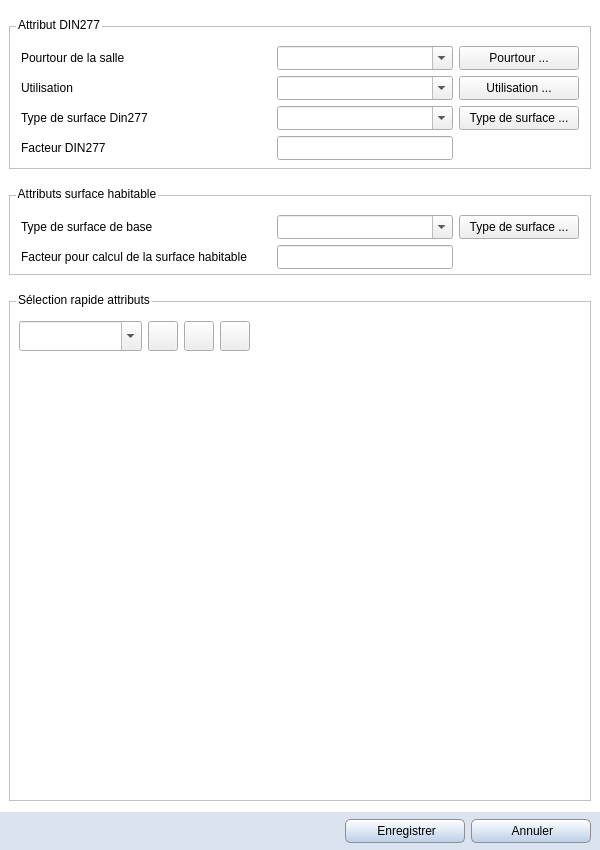
<?xml version="1.0" encoding="UTF-8"?>
<ui version="4.0">
 <class>Room</class>
 <widget class="QWidget" name="Room">
  <property name="windowModality">
   <enum>Qt::ApplicationModal</enum>
  </property>
  <property name="geometry">
   <rect>
    <x>0</x>
    <y>0</y>
    <width>600</width>
    <height>850</height>
   </rect>
  </property>
  <property name="minimumSize">
   <size>
    <width>600</width>
    <height>850</height>
   </size>
  </property>
  <property name="maximumSize">
   <size>
    <width>600</width>
    <height>850</height>
   </size>
  </property>
  <property name="windowTitle">
   <string>Pièce</string>
  </property>
  <property name="windowIcon">
   <iconset resource="../icones/icons.qrc">
    <normaloff>:/Images/room.svg</normaloff>:/Images/room.svg</iconset>
  </property>
  <property name="styleSheet">
   <string notr="true">QWidget#Room {background:#FFFFFF}</string>
  </property>
  <layout class="QGridLayout" name="gridLayout_3">
   <property name="leftMargin">
    <number>0</number>
   </property>
   <property name="rightMargin">
    <number>0</number>
   </property>
   <property name="bottomMargin">
    <number>0</number>
   </property>
   <property name="horizontalSpacing">
    <number>0</number>
   </property>
   <item row="0" column="0">
    <spacer name="horizontalSpacer">
     <property name="orientation">
      <enum>Qt::Horizontal</enum>
     </property>
     <property name="sizeType">
      <enum>QSizePolicy::Fixed</enum>
     </property>
     <property name="sizeHint" stdset="0">
      <size>
       <width>9</width>
       <height>20</height>
      </size>
     </property>
    </spacer>
   </item>
   <item row="0" column="3">
    <spacer name="horizontalSpacer_3">
     <property name="orientation">
      <enum>Qt::Horizontal</enum>
     </property>
     <property name="sizeType">
      <enum>QSizePolicy::Fixed</enum>
     </property>
     <property name="sizeHint" stdset="0">
      <size>
       <width>9</width>
       <height>20</height>
      </size>
     </property>
    </spacer>
   </item>
   <item row="3" column="0" colspan="4">
    <widget class="QWidget" name="fond" native="true">
     <property name="minimumSize">
      <size>
       <width>0</width>
       <height>38</height>
      </size>
     </property>
     <property name="maximumSize">
      <size>
       <width>16777215</width>
       <height>38</height>
      </size>
     </property>
     <property name="styleSheet">
      <string notr="true">QWidget#fond{background: #DBE4EE}</string>
     </property>
     <layout class="QHBoxLayout" name="horizontalLayout_2">
      <property name="topMargin">
       <number>0</number>
      </property>
      <property name="bottomMargin">
       <number>0</number>
      </property>
      <item>
       <spacer name="horizontalSpacer_2">
        <property name="orientation">
         <enum>Qt::Horizontal</enum>
        </property>
        <property name="sizeHint" stdset="0">
         <size>
          <width>40</width>
          <height>20</height>
         </size>
        </property>
       </spacer>
      </item>
      <item>
       <widget class="QPushButton" name="bt_enregistrer">
        <property name="minimumSize">
         <size>
          <width>120</width>
          <height>24</height>
         </size>
        </property>
        <property name="maximumSize">
         <size>
          <width>16777215</width>
          <height>24</height>
         </size>
        </property>
        <property name="font">
         <font>
          <family>Segoe UI</family>
          <pointsize>9</pointsize>
         </font>
        </property>
        <property name="styleSheet">
         <string notr="true">QPushButton{border: 1px solid #8f8f91; border-radius: 5px ; padding-right: 10px; padding-left: 10px; background-color: qlineargradient(spread:pad, x1:0, y1:0, x2:0, y2:1, stop:0 #FFFFFF, stop:1 #BAD0E7); }
QPushButton:hover{background-color: qlineargradient(spread:pad, x1:0, y1:0, x2:0, y2:1, stop:0 #F8F8F8, stop:1 #8FADCC); }
QPushButton:pressed{background-color: qlineargradient(spread:pad, x1:0, y1:0, x2:0, y2:1, stop:0 #8FADCC, stop:1 #F8F8F8); }</string>
        </property>
        <property name="text">
         <string> Enregistrer</string>
        </property>
        <property name="iconSize">
         <size>
          <width>18</width>
          <height>18</height>
         </size>
        </property>
       </widget>
      </item>
      <item>
       <widget class="QPushButton" name="bt_quitter">
        <property name="minimumSize">
         <size>
          <width>120</width>
          <height>24</height>
         </size>
        </property>
        <property name="maximumSize">
         <size>
          <width>16777215</width>
          <height>24</height>
         </size>
        </property>
        <property name="font">
         <font>
          <family>Segoe UI</family>
          <pointsize>9</pointsize>
         </font>
        </property>
        <property name="styleSheet">
         <string notr="true">QPushButton{border: 1px solid #8f8f91; border-radius: 5px ; padding-right: 10px; padding-left: 10px; background-color: qlineargradient(spread:pad, x1:0, y1:0, x2:0, y2:1, stop:0 #FFFFFF, stop:1 #BAD0E7); }
QPushButton:hover{background-color: qlineargradient(spread:pad, x1:0, y1:0, x2:0, y2:1, stop:0 #F8F8F8, stop:1 #8FADCC); }
QPushButton:pressed{background-color: qlineargradient(spread:pad, x1:0, y1:0, x2:0, y2:1, stop:0 #8FADCC, stop:1 #F8F8F8); }</string>
        </property>
        <property name="text">
         <string> Annuler</string>
        </property>
        <property name="iconSize">
         <size>
          <width>18</width>
          <height>18</height>
         </size>
        </property>
       </widget>
      </item>
     </layout>
    </widget>
   </item>
   <item row="1" column="1" colspan="2">
    <widget class="QGroupBox" name="sh">
     <property name="minimumSize">
      <size>
       <width>0</width>
       <height>100</height>
      </size>
     </property>
     <property name="maximumSize">
      <size>
       <width>16777215</width>
       <height>100</height>
      </size>
     </property>
     <property name="font">
      <font>
       <family>Segoe UI</family>
       <pointsize>9</pointsize>
      </font>
     </property>
     <property name="styleSheet">
      <string notr="true">QGroupBox {border: 1px solid silver; margin: 15px 0px 5px 0; }  
QGroupBox::title {subcontrol-origin: margin; left: 7px; padding: 7px 0px 10px 0px; }</string>
     </property>
     <property name="title">
      <string>Attributs surface habitable</string>
     </property>
     <layout class="QGridLayout" name="gridLayout_2">
      <property name="topMargin">
       <number>15</number>
      </property>
      <item row="0" column="2">
       <widget class="QPushButton" name="bt_233">
        <property name="minimumSize">
         <size>
          <width>120</width>
          <height>24</height>
         </size>
        </property>
        <property name="font">
         <font>
          <family>Segoe UI</family>
          <pointsize>9</pointsize>
         </font>
        </property>
        <property name="styleSheet">
         <string notr="true">QPushButton:hover{
background-color: qlineargradient(spread:pad, x1:0, y1:0, x2:0, y2:1, stop:0 rgba(255, 255, 255, 255), stop:1 rgba(227, 236, 246, 255));
border: 1px solid rgb(192, 192, 192)
}

QPushButton:pressed{
background-color: qlineargradient(spread:pad, x1:0, y1:0, x2:0, y2:1, stop:0 rgba(227, 236, 246, 255), stop:1 rgba(255, 255, 255, 255));
border: 1px solid rgb(192, 192, 192)
}</string>
        </property>
        <property name="text">
         <string>Type de surface ...</string>
        </property>
       </widget>
      </item>
      <item row="0" column="0">
       <widget class="QLabel" name="titre_233">
        <property name="minimumSize">
         <size>
          <width>250</width>
          <height>24</height>
         </size>
        </property>
        <property name="maximumSize">
         <size>
          <width>250</width>
          <height>16777215</height>
         </size>
        </property>
        <property name="font">
         <font>
          <family>Segoe UI</family>
          <pointsize>9</pointsize>
         </font>
        </property>
        <property name="toolTip">
         <string>Attribut 233</string>
        </property>
        <property name="text">
         <string>Type de surface de base</string>
        </property>
       </widget>
      </item>
      <item row="0" column="1">
       <widget class="QComboBox" name="valeur_233">
        <property name="minimumSize">
         <size>
          <width>0</width>
          <height>24</height>
         </size>
        </property>
        <property name="maximumSize">
         <size>
          <width>16777215</width>
          <height>16777215</height>
         </size>
        </property>
        <property name="font">
         <font>
          <family>Segoe UI</family>
          <pointsize>10</pointsize>
         </font>
        </property>
        <property name="focusPolicy">
         <enum>Qt::StrongFocus</enum>
        </property>
        <property name="editable">
         <bool>true</bool>
        </property>
        <property name="sizeAdjustPolicy">
         <enum>QComboBox::AdjustToMinimumContentsLengthWithIcon</enum>
        </property>
       </widget>
      </item>
      <item row="1" column="0">
       <widget class="QLabel" name="titre_264">
        <property name="minimumSize">
         <size>
          <width>250</width>
          <height>24</height>
         </size>
        </property>
        <property name="maximumSize">
         <size>
          <width>250</width>
          <height>16777215</height>
         </size>
        </property>
        <property name="font">
         <font>
          <family>Segoe UI</family>
          <pointsize>9</pointsize>
         </font>
        </property>
        <property name="toolTip">
         <string>attribut 264</string>
        </property>
        <property name="text">
         <string>Facteur pour calcul de la surface habitable</string>
        </property>
       </widget>
      </item>
      <item row="1" column="1">
       <widget class="QLineEdit" name="valeur_264">
        <property name="minimumSize">
         <size>
          <width>0</width>
          <height>24</height>
         </size>
        </property>
        <property name="font">
         <font>
          <family>Segoe UI</family>
          <pointsize>9</pointsize>
         </font>
        </property>
       </widget>
      </item>
     </layout>
    </widget>
   </item>
   <item row="0" column="1" colspan="2">
    <widget class="QGroupBox" name="din277">
     <property name="minimumSize">
      <size>
       <width>0</width>
       <height>163</height>
      </size>
     </property>
     <property name="maximumSize">
      <size>
       <width>16777215</width>
       <height>163</height>
      </size>
     </property>
     <property name="font">
      <font>
       <family>Segoe UI</family>
       <pointsize>9</pointsize>
      </font>
     </property>
     <property name="styleSheet">
      <string notr="true">QGroupBox {border: 1px solid silver; margin: 15px 0px 5px 0; }  
QGroupBox::title {subcontrol-origin: margin; left: 7px; padding: 7px 0px 10px 0px; }</string>
     </property>
     <property name="title">
      <string>Attribut DIN277</string>
     </property>
     <layout class="QGridLayout" name="gridLayout">
      <property name="topMargin">
       <number>15</number>
      </property>
      <item row="3" column="1">
       <widget class="QLineEdit" name="valeur_266">
        <property name="minimumSize">
         <size>
          <width>0</width>
          <height>24</height>
         </size>
        </property>
        <property name="maximumSize">
         <size>
          <width>16777215</width>
          <height>24</height>
         </size>
        </property>
        <property name="font">
         <font>
          <family>Segoe UI</family>
          <pointsize>10</pointsize>
         </font>
        </property>
       </widget>
      </item>
      <item row="1" column="1">
       <widget class="QComboBox" name="valeur_235">
        <property name="minimumSize">
         <size>
          <width>0</width>
          <height>24</height>
         </size>
        </property>
        <property name="maximumSize">
         <size>
          <width>16777215</width>
          <height>24</height>
         </size>
        </property>
        <property name="font">
         <font>
          <family>Segoe UI</family>
          <pointsize>10</pointsize>
         </font>
        </property>
        <property name="focusPolicy">
         <enum>Qt::StrongFocus</enum>
        </property>
        <property name="editable">
         <bool>true</bool>
        </property>
        <property name="sizeAdjustPolicy">
         <enum>QComboBox::AdjustToMinimumContentsLengthWithIcon</enum>
        </property>
       </widget>
      </item>
      <item row="0" column="1">
       <widget class="QComboBox" name="valeur_231">
        <property name="minimumSize">
         <size>
          <width>0</width>
          <height>24</height>
         </size>
        </property>
        <property name="maximumSize">
         <size>
          <width>16777215</width>
          <height>24</height>
         </size>
        </property>
        <property name="font">
         <font>
          <family>Segoe UI</family>
          <pointsize>10</pointsize>
         </font>
        </property>
        <property name="focusPolicy">
         <enum>Qt::StrongFocus</enum>
        </property>
        <property name="editable">
         <bool>true</bool>
        </property>
        <property name="sizeAdjustPolicy">
         <enum>QComboBox::AdjustToMinimumContentsLengthWithIcon</enum>
        </property>
       </widget>
      </item>
      <item row="1" column="0">
       <widget class="QLabel" name="titre_235">
        <property name="minimumSize">
         <size>
          <width>250</width>
          <height>0</height>
         </size>
        </property>
        <property name="maximumSize">
         <size>
          <width>250</width>
          <height>16777215</height>
         </size>
        </property>
        <property name="font">
         <font>
          <family>Segoe UI</family>
          <pointsize>9</pointsize>
         </font>
        </property>
        <property name="toolTip">
         <string>Attribut 235</string>
        </property>
        <property name="text">
         <string>Utilisation</string>
        </property>
       </widget>
      </item>
      <item row="0" column="2">
       <widget class="QPushButton" name="bt_231">
        <property name="minimumSize">
         <size>
          <width>120</width>
          <height>24</height>
         </size>
        </property>
        <property name="maximumSize">
         <size>
          <width>16777215</width>
          <height>24</height>
         </size>
        </property>
        <property name="font">
         <font>
          <family>Segoe UI</family>
          <pointsize>9</pointsize>
         </font>
        </property>
        <property name="styleSheet">
         <string notr="true">QPushButton:hover{
background-color: qlineargradient(spread:pad, x1:0, y1:0, x2:0, y2:1, stop:0 rgba(255, 255, 255, 255), stop:1 rgba(227, 236, 246, 255));
border: 1px solid rgb(192, 192, 192)
}

QPushButton:pressed{
background-color: qlineargradient(spread:pad, x1:0, y1:0, x2:0, y2:1, stop:0 rgba(227, 236, 246, 255), stop:1 rgba(255, 255, 255, 255));
border: 1px solid rgb(192, 192, 192)
}</string>
        </property>
        <property name="text">
         <string>Pourtour ...</string>
        </property>
       </widget>
      </item>
      <item row="1" column="2">
       <widget class="QPushButton" name="bt_235">
        <property name="minimumSize">
         <size>
          <width>120</width>
          <height>24</height>
         </size>
        </property>
        <property name="maximumSize">
         <size>
          <width>16777215</width>
          <height>24</height>
         </size>
        </property>
        <property name="font">
         <font>
          <family>Segoe UI</family>
          <pointsize>9</pointsize>
         </font>
        </property>
        <property name="styleSheet">
         <string notr="true">QPushButton:hover{
background-color: qlineargradient(spread:pad, x1:0, y1:0, x2:0, y2:1, stop:0 rgba(255, 255, 255, 255), stop:1 rgba(227, 236, 246, 255));
border: 1px solid rgb(192, 192, 192)
}

QPushButton:pressed{
background-color: qlineargradient(spread:pad, x1:0, y1:0, x2:0, y2:1, stop:0 rgba(227, 236, 246, 255), stop:1 rgba(255, 255, 255, 255));
border: 1px solid rgb(192, 192, 192)
}</string>
        </property>
        <property name="text">
         <string>Utilisation ...</string>
        </property>
       </widget>
      </item>
      <item row="2" column="0">
       <widget class="QLabel" name="titre_232">
        <property name="minimumSize">
         <size>
          <width>250</width>
          <height>24</height>
         </size>
        </property>
        <property name="maximumSize">
         <size>
          <width>250</width>
          <height>24</height>
         </size>
        </property>
        <property name="font">
         <font>
          <family>Segoe UI</family>
          <pointsize>9</pointsize>
         </font>
        </property>
        <property name="toolTip">
         <string>Attribut 232</string>
        </property>
        <property name="text">
         <string>Type de surface Din277</string>
        </property>
       </widget>
      </item>
      <item row="2" column="2">
       <widget class="QPushButton" name="bt_232">
        <property name="minimumSize">
         <size>
          <width>120</width>
          <height>24</height>
         </size>
        </property>
        <property name="maximumSize">
         <size>
          <width>16777215</width>
          <height>24</height>
         </size>
        </property>
        <property name="font">
         <font>
          <family>Segoe UI</family>
          <pointsize>9</pointsize>
         </font>
        </property>
        <property name="styleSheet">
         <string notr="true">QPushButton:hover{
background-color: qlineargradient(spread:pad, x1:0, y1:0, x2:0, y2:1, stop:0 rgba(255, 255, 255, 255), stop:1 rgba(227, 236, 246, 255));
border: 1px solid rgb(192, 192, 192)
}

QPushButton:pressed{
background-color: qlineargradient(spread:pad, x1:0, y1:0, x2:0, y2:1, stop:0 rgba(227, 236, 246, 255), stop:1 rgba(255, 255, 255, 255));
border: 1px solid rgb(192, 192, 192)
}</string>
        </property>
        <property name="text">
         <string>Type de surface ...</string>
        </property>
       </widget>
      </item>
      <item row="3" column="0">
       <widget class="QLabel" name="titre_266">
        <property name="minimumSize">
         <size>
          <width>250</width>
          <height>24</height>
         </size>
        </property>
        <property name="maximumSize">
         <size>
          <width>250</width>
          <height>24</height>
         </size>
        </property>
        <property name="font">
         <font>
          <family>Segoe UI</family>
          <pointsize>9</pointsize>
         </font>
        </property>
        <property name="toolTip">
         <string>Attribut 266</string>
        </property>
        <property name="text">
         <string>Facteur DIN277</string>
        </property>
       </widget>
      </item>
      <item row="2" column="1">
       <widget class="QComboBox" name="valeur_232">
        <property name="minimumSize">
         <size>
          <width>0</width>
          <height>24</height>
         </size>
        </property>
        <property name="maximumSize">
         <size>
          <width>16777215</width>
          <height>24</height>
         </size>
        </property>
        <property name="font">
         <font>
          <family>Segoe UI</family>
          <pointsize>10</pointsize>
         </font>
        </property>
        <property name="focusPolicy">
         <enum>Qt::StrongFocus</enum>
        </property>
        <property name="editable">
         <bool>true</bool>
        </property>
        <property name="sizeAdjustPolicy">
         <enum>QComboBox::AdjustToMinimumContentsLengthWithIcon</enum>
        </property>
       </widget>
      </item>
      <item row="0" column="0">
       <widget class="QLabel" name="titre_231">
        <property name="minimumSize">
         <size>
          <width>250</width>
          <height>24</height>
         </size>
        </property>
        <property name="maximumSize">
         <size>
          <width>250</width>
          <height>24</height>
         </size>
        </property>
        <property name="font">
         <font>
          <family>Segoe UI</family>
          <pointsize>9</pointsize>
         </font>
        </property>
        <property name="toolTip">
         <string>Attribut 231</string>
        </property>
        <property name="text">
         <string>Pourtour de la salle</string>
        </property>
       </widget>
      </item>
     </layout>
    </widget>
   </item>
   <item row="2" column="1" colspan="2">
    <widget class="QGroupBox" name="selection">
     <property name="font">
      <font>
       <family>Segoe UI</family>
       <pointsize>9</pointsize>
      </font>
     </property>
     <property name="styleSheet">
      <string notr="true">QGroupBox {background-image: url(:/Images/room_schema.png) ;border: 1px solid silver; margin: 15px 0px 5px 0; }  
QGroupBox::title {subcontrol-origin: margin; left: 7px; padding: 7px 0px 10px 0px; }</string>
     </property>
     <property name="title">
      <string>Sélection rapide attributs</string>
     </property>
     <widget class="QPushButton" name="bt_hall">
      <property name="geometry">
       <rect>
        <x>380</x>
        <y>350</y>
        <width>101</width>
        <height>71</height>
       </rect>
      </property>
      <property name="font">
       <font>
        <pointsize>10</pointsize>
        <weight>50</weight>
        <bold>false</bold>
       </font>
      </property>
      <property name="styleSheet">
       <string notr="true">QPushButton:pressed { border: none; }</string>
      </property>
      <property name="flat">
       <bool>true</bool>
      </property>
     </widget>
     <widget class="QPushButton" name="bt_aeration">
      <property name="geometry">
       <rect>
        <x>380</x>
        <y>430</y>
        <width>101</width>
        <height>71</height>
       </rect>
      </property>
      <property name="font">
       <font>
        <pointsize>10</pointsize>
       </font>
      </property>
      <property name="styleSheet">
       <string notr="true">QPushButton:pressed { border: none }</string>
      </property>
      <property name="flat">
       <bool>true</bool>
      </property>
     </widget>
     <widget class="QPushButton" name="bt_balcon_2">
      <property name="geometry">
       <rect>
        <x>40</x>
        <y>270</y>
        <width>91</width>
        <height>71</height>
       </rect>
      </property>
      <property name="font">
       <font>
        <pointsize>10</pointsize>
        <weight>50</weight>
        <bold>false</bold>
       </font>
      </property>
      <property name="styleSheet">
       <string notr="true">QPushButton:pressed { border: none; }</string>
      </property>
      <property name="flat">
       <bool>true</bool>
      </property>
     </widget>
     <widget class="QPushButton" name="bt_couloir">
      <property name="geometry">
       <rect>
        <x>130</x>
        <y>350</y>
        <width>241</width>
        <height>71</height>
       </rect>
      </property>
      <property name="font">
       <font>
        <pointsize>10</pointsize>
        <weight>50</weight>
        <bold>false</bold>
       </font>
      </property>
      <property name="styleSheet">
       <string notr="true">QPushButton:pressed { border: none; }</string>
      </property>
      <property name="flat">
       <bool>true</bool>
      </property>
     </widget>
     <widget class="QPushButton" name="bt_sejour">
      <property name="geometry">
       <rect>
        <x>130</x>
        <y>190</y>
        <width>241</width>
        <height>71</height>
       </rect>
      </property>
      <property name="font">
       <font>
        <pointsize>10</pointsize>
        <weight>50</weight>
        <bold>false</bold>
       </font>
      </property>
      <property name="autoFillBackground">
       <bool>false</bool>
      </property>
      <property name="styleSheet">
       <string notr="true">QPushButton:pressed { border: none; }</string>
      </property>
      <property name="flat">
       <bool>true</bool>
      </property>
     </widget>
     <widget class="QPushButton" name="bt_bain">
      <property name="geometry">
       <rect>
        <x>170</x>
        <y>100</y>
        <width>91</width>
        <height>81</height>
       </rect>
      </property>
      <property name="font">
       <font>
        <pointsize>10</pointsize>
        <weight>50</weight>
        <bold>false</bold>
       </font>
      </property>
      <property name="styleSheet">
       <string notr="true">QPushButton {padding-top: 41px; padding-right: 10px; text-align: right }
QPushButton:pressed { border: none; padding-right: 11px }</string>
      </property>
      <property name="text">
       <string/>
      </property>
      <property name="flat">
       <bool>true</bool>
      </property>
     </widget>
     <widget class="QPushButton" name="bt_debarras">
      <property name="geometry">
       <rect>
        <x>270</x>
        <y>80</y>
        <width>101</width>
        <height>101</height>
       </rect>
      </property>
      <property name="font">
       <font>
        <pointsize>10</pointsize>
        <weight>50</weight>
        <bold>false</bold>
       </font>
      </property>
      <property name="styleSheet">
       <string notr="true">QPushButton {padding-top: 61px; }
QPushButton:pressed { border: none; }</string>
      </property>
      <property name="text">
       <string/>
      </property>
      <property name="flat">
       <bool>true</bool>
      </property>
     </widget>
     <widget class="QPushButton" name="bt_cour">
      <property name="geometry">
       <rect>
        <x>490</x>
        <y>430</y>
        <width>81</width>
        <height>71</height>
       </rect>
      </property>
      <property name="font">
       <font>
        <pointsize>10</pointsize>
       </font>
      </property>
      <property name="styleSheet">
       <string notr="true">QPushButton:pressed { border: none; }</string>
      </property>
      <property name="flat">
       <bool>true</bool>
      </property>
     </widget>
     <widget class="QPushButton" name="bt_comble">
      <property name="geometry">
       <rect>
        <x>380</x>
        <y>100</y>
        <width>91</width>
        <height>81</height>
       </rect>
      </property>
      <property name="font">
       <font>
        <pointsize>10</pointsize>
        <weight>50</weight>
        <bold>false</bold>
       </font>
      </property>
      <property name="styleSheet">
       <string notr="true">QPushButton {padding-top: 41px; padding-left: 3px; text-align: left }
QPushButton:pressed { border: none; padding-left: 4px }</string>
      </property>
      <property name="text">
       <string/>
      </property>
      <property name="flat">
       <bool>true</bool>
      </property>
     </widget>
     <widget class="QPushButton" name="bt_balcon_1">
      <property name="geometry">
       <rect>
        <x>40</x>
        <y>190</y>
        <width>91</width>
        <height>71</height>
       </rect>
      </property>
      <property name="font">
       <font>
        <pointsize>10</pointsize>
        <weight>50</weight>
        <bold>false</bold>
       </font>
      </property>
      <property name="styleSheet">
       <string notr="true">QPushButton:pressed { border: none; }</string>
      </property>
      <property name="flat">
       <bool>true</bool>
      </property>
     </widget>
     <widget class="QPushButton" name="bt_loggias">
      <property name="geometry">
       <rect>
        <x>380</x>
        <y>190</y>
        <width>101</width>
        <height>71</height>
       </rect>
      </property>
      <property name="font">
       <font>
        <pointsize>10</pointsize>
        <weight>50</weight>
        <bold>false</bold>
       </font>
      </property>
      <property name="styleSheet">
       <string notr="true">QPushButton:pressed { border: none; }</string>
      </property>
      <property name="flat">
       <bool>true</bool>
      </property>
     </widget>
     <widget class="QPushButton" name="bt_chauffage">
      <property name="geometry">
       <rect>
        <x>130</x>
        <y>430</y>
        <width>241</width>
        <height>71</height>
       </rect>
      </property>
      <property name="font">
       <font>
        <pointsize>10</pointsize>
        <weight>50</weight>
        <bold>false</bold>
       </font>
      </property>
      <property name="styleSheet">
       <string notr="true">QPushButton:pressed { border: none; }</string>
      </property>
      <property name="flat">
       <bool>true</bool>
      </property>
     </widget>
     <widget class="QPushButton" name="bt_escalier">
      <property name="geometry">
       <rect>
        <x>40</x>
        <y>430</y>
        <width>91</width>
        <height>71</height>
       </rect>
      </property>
      <property name="font">
       <font>
        <pointsize>10</pointsize>
        <weight>50</weight>
        <bold>false</bold>
       </font>
      </property>
      <property name="styleSheet">
       <string notr="true">QPushButton {padding-top: 21px; }
QPushButton:pressed { border: none; }</string>
      </property>
      <property name="text">
       <string/>
      </property>
      <property name="flat">
       <bool>true</bool>
      </property>
     </widget>
     <widget class="QPushButton" name="bt_bureau">
      <property name="geometry">
       <rect>
        <x>130</x>
        <y>270</y>
        <width>241</width>
        <height>71</height>
       </rect>
      </property>
      <property name="font">
       <font>
        <pointsize>10</pointsize>
        <weight>50</weight>
        <bold>false</bold>
       </font>
      </property>
      <property name="styleSheet">
       <string notr="true">QPushButton:pressed { border: none; }</string>
      </property>
      <property name="flat">
       <bool>true</bool>
      </property>
     </widget>
     <widget class="QPushButton" name="bt_air_frais">
      <property name="geometry">
       <rect>
        <x>380</x>
        <y>270</y>
        <width>101</width>
        <height>71</height>
       </rect>
      </property>
      <property name="font">
       <font>
        <pointsize>10</pointsize>
        <weight>50</weight>
        <bold>false</bold>
       </font>
      </property>
      <property name="styleSheet">
       <string notr="true">QPushButton:pressed { border: none; }</string>
      </property>
      <property name="flat">
       <bool>true</bool>
      </property>
     </widget>
     <widget class="QWidget" name="horizontalLayoutWidget">
      <property name="geometry">
       <rect>
        <x>10</x>
        <y>30</y>
        <width>231</width>
        <height>41</height>
       </rect>
      </property>
      <layout class="QHBoxLayout" name="favoris_layer">
       <item>
        <widget class="QComboBox" name="valeur_fav">
         <property name="minimumSize">
          <size>
           <width>0</width>
           <height>30</height>
          </size>
         </property>
         <property name="maximumSize">
          <size>
           <width>16777215</width>
           <height>30</height>
          </size>
         </property>
         <property name="font">
          <font>
           <family>Segoe UI</family>
           <pointsize>10</pointsize>
          </font>
         </property>
         <property name="focusPolicy">
          <enum>Qt::StrongFocus</enum>
         </property>
         <property name="toolTip">
          <string>Liste de vos favoris</string>
         </property>
         <property name="editable">
          <bool>true</bool>
         </property>
         <property name="sizeAdjustPolicy">
          <enum>QComboBox::AdjustToMinimumContentsLengthWithIcon</enum>
         </property>
        </widget>
       </item>
       <item>
        <widget class="QPushButton" name="bt_renommer">
         <property name="minimumSize">
          <size>
           <width>30</width>
           <height>30</height>
          </size>
         </property>
         <property name="maximumSize">
          <size>
           <width>30</width>
           <height>30</height>
          </size>
         </property>
         <property name="toolTip">
          <string>Renommer ce favori</string>
         </property>
         <property name="styleSheet">
          <string notr="true">QPushButton:hover{
background-color: qlineargradient(spread:pad, x1:0, y1:0, x2:0, y2:1, stop:0 rgba(255, 255, 255, 255), stop:1 rgba(227, 236, 246, 255));
border: 1px solid rgb(192, 192, 192)
}

QPushButton:pressed{
background-color: qlineargradient(spread:pad, x1:0, y1:0, x2:0, y2:1, stop:0 rgba(227, 236, 246, 255), stop:1 rgba(255, 255, 255, 255));
border: 1px solid rgb(192, 192, 192)
}</string>
         </property>
         <property name="text">
          <string/>
         </property>
         <property name="icon">
          <iconset resource="../icones/icons.qrc">
           <normaloff>:/Images/rename.svg</normaloff>:/Images/rename.svg</iconset>
         </property>
         <property name="iconSize">
          <size>
           <width>18</width>
           <height>18</height>
          </size>
         </property>
        </widget>
       </item>
       <item>
        <widget class="QPushButton" name="bt_ajouter">
         <property name="minimumSize">
          <size>
           <width>30</width>
           <height>30</height>
          </size>
         </property>
         <property name="maximumSize">
          <size>
           <width>30</width>
           <height>30</height>
          </size>
         </property>
         <property name="toolTip">
          <string>Ajouter ou mettre à jour un favoris avec la configuration actuelle</string>
         </property>
         <property name="styleSheet">
          <string notr="true">QPushButton:hover{
background-color: qlineargradient(spread:pad, x1:0, y1:0, x2:0, y2:1, stop:0 rgba(255, 255, 255, 255), stop:1 rgba(227, 236, 246, 255));
border: 1px solid rgb(192, 192, 192)
}

QPushButton:pressed{
background-color: qlineargradient(spread:pad, x1:0, y1:0, x2:0, y2:1, stop:0 rgba(227, 236, 246, 255), stop:1 rgba(255, 255, 255, 255));
border: 1px solid rgb(192, 192, 192)
}</string>
         </property>
         <property name="text">
          <string/>
         </property>
         <property name="icon">
          <iconset resource="../icones/icons.qrc">
           <normaloff>:/Images/save.svg</normaloff>:/Images/save.svg</iconset>
         </property>
         <property name="iconSize">
          <size>
           <width>18</width>
           <height>18</height>
          </size>
         </property>
        </widget>
       </item>
       <item>
        <widget class="QPushButton" name="bt_supprimer">
         <property name="minimumSize">
          <size>
           <width>30</width>
           <height>30</height>
          </size>
         </property>
         <property name="maximumSize">
          <size>
           <width>30</width>
           <height>30</height>
          </size>
         </property>
         <property name="toolTip">
          <string>Supprimer ce favoris</string>
         </property>
         <property name="styleSheet">
          <string notr="true">QPushButton:hover{
background-color: qlineargradient(spread:pad, x1:0, y1:0, x2:0, y2:1, stop:0 rgba(255, 255, 255, 255), stop:1 rgba(227, 236, 246, 255));
border: 1px solid rgb(192, 192, 192)
}

QPushButton:pressed{
background-color: qlineargradient(spread:pad, x1:0, y1:0, x2:0, y2:1, stop:0 rgba(227, 236, 246, 255), stop:1 rgba(255, 255, 255, 255));
border: 1px solid rgb(192, 192, 192)
}</string>
         </property>
         <property name="text">
          <string/>
         </property>
         <property name="icon">
          <iconset resource="../icones/icons.qrc">
           <normaloff>:/Images/delete.svg</normaloff>:/Images/delete.svg</iconset>
         </property>
         <property name="iconSize">
          <size>
           <width>18</width>
           <height>18</height>
          </size>
         </property>
        </widget>
       </item>
      </layout>
     </widget>
    </widget>
   </item>
  </layout>
 </widget>
 <tabstops>
  <tabstop>valeur_231</tabstop>
  <tabstop>bt_231</tabstop>
  <tabstop>valeur_235</tabstop>
  <tabstop>bt_235</tabstop>
  <tabstop>valeur_232</tabstop>
  <tabstop>bt_232</tabstop>
  <tabstop>valeur_266</tabstop>
  <tabstop>valeur_233</tabstop>
  <tabstop>bt_233</tabstop>
  <tabstop>valeur_264</tabstop>
  <tabstop>valeur_fav</tabstop>
  <tabstop>bt_renommer</tabstop>
  <tabstop>bt_ajouter</tabstop>
  <tabstop>bt_supprimer</tabstop>
  <tabstop>bt_bain</tabstop>
  <tabstop>bt_debarras</tabstop>
  <tabstop>bt_comble</tabstop>
  <tabstop>bt_balcon_1</tabstop>
  <tabstop>bt_sejour</tabstop>
  <tabstop>bt_loggias</tabstop>
  <tabstop>bt_balcon_2</tabstop>
  <tabstop>bt_bureau</tabstop>
  <tabstop>bt_air_frais</tabstop>
  <tabstop>bt_couloir</tabstop>
  <tabstop>bt_hall</tabstop>
  <tabstop>bt_escalier</tabstop>
  <tabstop>bt_chauffage</tabstop>
  <tabstop>bt_aeration</tabstop>
  <tabstop>bt_cour</tabstop>
 </tabstops>
 <resources>
  <include location="../icones/icons.qrc"/>
 </resources>
 <connections/>
</ui>
